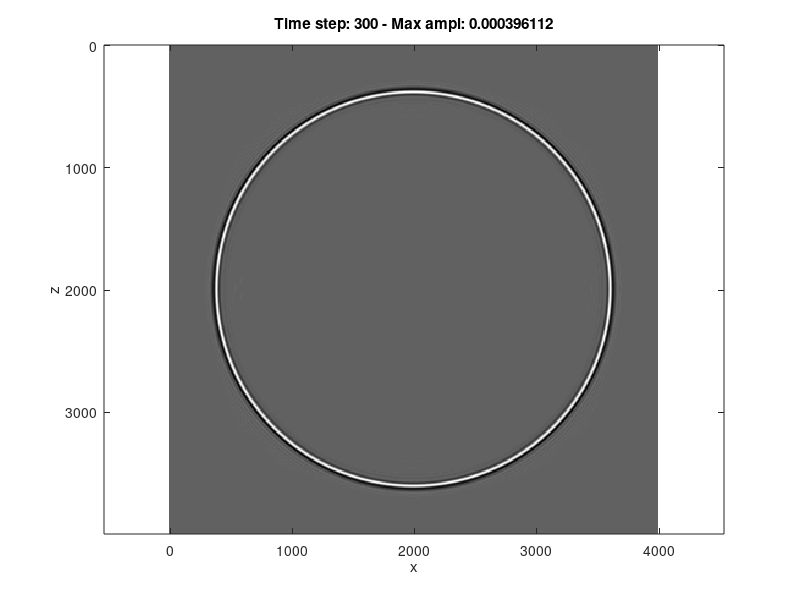

Recreate this plot in MATLAB.
%%%%%%%%%%%%%%%%%%%%%%%%%%%%%%%%%%%%%%%%%%%%%%%%%%%%%%%%%%%%%%%%%%%%%%%%%%%
%%%%%%%%% authors Liang wenquan, Wang Yanfei,Jingjie Cao %%%%%%%%%%%%%
% Elapsed time is 20.682348 seconds.

clear
clc %%%%%%%
close all
nt=350;    % number of time steps
eps=.6;     % stability
isnap=60;    % snapshot sampling

nx=400;
nz=400;

v=ones(nz,nx)*2800;
v(1:nz/2,:)=2800;

p=zeros([nz nx]); pboundarynew=p;pdan=p;
dx=10;  %calculate space increment
h=dx;
x=(0:(nx-1))*dx;
z=(0:(nz-1))*dx;  % initialize space coordinates
dt=0.002; % calculate time step from stability criterion
tau=dt;
r2=v.*v.*dt*dt/dx/dx;

f0=160;
t=(1:nt)*dt;
t0=4/f0;                       % initialize time axis
src=10^6*exp(-f0^2*(t-t0).*(t-t0));              % source time function
src=-diff((src))/dx^2;				% time derivative to obtain gaussian


seis_record=zeros(nt,nx);
p=zeros([nz nx]); pnew=p; pold=p;
d2px=p;
d2pz=p;

% Source location
zs=nz/2;
xs=nx/2;

h=dx;
r=v*dt/h;

for loop=1:1
    tic
    
    p=zeros([nz nx]); Vx=p; Vz=p;
    
    coeff=[ 1.30702, -0.190543, 0.0600751, -0.0227977, 0.00783335, -0.00237226, 0.000495967, 0.036509];
    for it=1:nt-2,
        
        d2px11=Vx-circshift(Vx,[0 1]);
        d2px12=(circshift(Vx,[0 -1])-circshift(Vx,[0 2]));
        d2px13=(circshift(Vx,[0 -2])-circshift(Vx,[0 3]));
        d2px14=(circshift(Vx,[0 -3])-circshift(Vx,[0 4]));
        d2px15=(circshift(Vx,[0 -4])-circshift(Vx,[0 5]));
        d2px16=(circshift(Vx,[0 -5])-circshift(Vx,[0 6]));
        d2px17=(circshift(Vx,[0 -6])-circshift(Vx,[0 7]));
        
        %two point in Vz, six point in staggered grid FD
        addPoint=(circshift(Vx,[-1 0])-circshift(Vx,[-1 1]));
        addPoint=addPoint+(circshift(Vx,[1 0])-circshift(Vx,[1 1]));
        
        d2pz11=Vz-circshift(Vz,[1 0]);
        d2pz12=(circshift(Vz,[-1 0])-circshift(Vz,[2 0]));
        d2pz13=(circshift(Vz,[-2 0])-circshift(Vz,[3 0]));
        d2pz14=(circshift(Vz,[-3 0])-circshift(Vz,[4 0]));
        d2pz15=(circshift(Vz,[-4 0])-circshift(Vz,[5 0]));
        d2pz16=(circshift(Vz,[-5 0])-circshift(Vz,[6 0]));
        d2pz17=(circshift(Vz,[-6 0])-circshift(Vz,[7 0]));
        
        addPoint=addPoint+(circshift(Vz,[0 -1])-circshift(Vz,[1 -1]));
        addPoint=addPoint+(circshift(Vz,[0 1]) -circshift(Vz,[1 1]));
        
        d2px=coeff(1)*d2px11+coeff(2)*d2px12+coeff(3)*d2px13+coeff(4)*d2px14+coeff(5)*d2px15+coeff(6)*d2px16...
            +coeff(7)*d2px17;
        d2pz=coeff(1)*d2pz11+coeff(2)*d2pz12+coeff(3)*d2pz13+coeff(4)*d2pz14+coeff(5)*d2pz15+coeff(6)*d2pz16...
            +coeff(7)*d2pz17;
        
        p=p-dt*v.^2.*(d2px+d2pz+coeff(end)*addPoint)/h;
        p(zs,xs)= p(zs,xs)+src(it)*dt^2;
        
        
        d2px1=(circshift(p,[0 -1])-circshift(p,[0 0]));
        %         d2pz2=(circshift(p,[0 -2])-circshift(p,[0 1]));
        %         d2pz3=(circshift(p,[0 -3])-circshift(p,[0 2]));
        %         d2pz4=(circshift(p,[0 -4])-circshift(p,[0 3]));
        %         d2pz5=(circshift(p,[0 -5])-circshift(p,[0 4]));
        %         d2pz6=(circshift(p,[0 -6])-circshift(p,[0 5]));
        %         d2pz7=(circshift(p,[0 -7])-circshift(p,[0 6]));
        
        
        
        d2pz1=(circshift(p,[-1])-circshift(p,[0]));
        %         d2px2=(circshift(p,[-2])-circshift(p,[1]));
        %         d2px3=(circshift(p,[-3])-circshift(p,[2]));
        %         d2px4=(circshift(p,[-4])-circshift(p,[3]));
        %         d2px5=(circshift(p,[-5])-circshift(p,[4]));
        %         d2px6=(circshift(p,[-6])-circshift(p,[5]));
        %         d2px7=(circshift(p,[-7])-circshift(p,[6]));
        %            d2px=coeff(1)*d2px1+coeff(2)*d2px2+coeff(3)*d2px3+coeff(4)*d2px4+coeff(5)*d2px5+coeff(6)*d2px6...
        %             +coeff(7)*d2px7;
        %         d2pz=coeff(1)*d2pz1+coeff(2)*d2pz2+coeff(3)*d2pz3+coeff(4)*d2pz4+coeff(5)*d2pz5+coeff(6)*d2pz6...
        %             +coeff(7)*d2pz7;
        
        
        Vx=Vx-dt*d2px1/h;
        Vz=Vz-dt*d2pz1/h;
        
%         [Vx,Vz]=spongeABC(Vx,Vz,nx,nz,45,45,0.009);
        if rem(it,isnap)== 0,
            imagesc(x,z,p), axis equal
            colormap gray
            xlabel('x'),ylabel('z')
            title(sprintf(' Time step: %i - Max ampl: %g ',it,max(max(p))))
            drawnow
        end
        
        a(it)=p(nz/2-13,nx/2);
        b(it)=p(nz/2+13,nx/2);
        
        seis_record(it,:)=p(60,:);
        if it==500
            pp1=p;
        elseif it==1000
            pp2=p;
        elseif it==1500
            pp3=p;
        elseif it==2000
            pp4=p;
        elseif it==2500
            pp5=p;
        end
        
    end
    
end
toc


save('figure3b.mat')